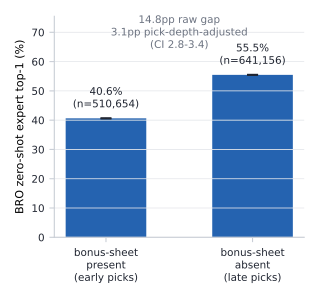

The script that saved this image:
#!/usr/bin/env python3
"""BRO bonus-sheet diagnostic: zero-shot top-1 with vs. without a bonus-sheet
card in the pack.

Reads the tracked paper/data/bro_diagnostics.json mirror (emitted from
scripts/eval_bro_transfer_analysis.py output) and writes bro_diagnostics.pdf
next to this script. Headless by construction (Agg backend). No hand-typed
numbers.

Usage: python3 paper/figures/bro_diagnostics.py [--report PATH]
"""

import argparse
import json
from pathlib import Path

import matplotlib

matplotlib.use("Agg")
import matplotlib.pyplot as plt  # noqa: E402

HERE = Path(__file__).resolve().parent
DEFAULT_REPORT = HERE.parent / "data" / "bro_diagnostics.json"

BAR = "#2563b0"
INK = "#1f2430"
MUTED = "#6b7280"


def main():
    ap = argparse.ArgumentParser(description=__doc__)
    ap.add_argument("--report", type=Path, default=DEFAULT_REPORT)
    args = ap.parse_args()

    report = json.loads(Path(args.report).read_text())
    bonus = report["bonus_slice"]
    strat = report["bonus_slice_stratified_gap"]
    labels = ["bonus-sheet\npresent\n(early picks)", "bonus-sheet\nabsent\n(late picks)"]
    keys = ["bonus_present", "bonus_absent"]
    ys = [100 * bonus[k]["top1"] for k in keys]
    los = [100 * bonus[k]["top1"] - 100 * bonus[k]["ci"][0] for k in keys]
    his = [100 * bonus[k]["ci"][1] - 100 * bonus[k]["top1"] for k in keys]
    ns = [bonus[k]["n_picks"] for k in keys]

    fig, ax = plt.subplots(figsize=(3.2, 3.0), dpi=200)
    xs = [0, 1]
    ax.bar(xs, ys, width=0.55, color=BAR, yerr=[los, his], capsize=4,
           error_kw={"lw": 1.2, "ecolor": INK})
    for x, y, n in zip(xs, ys, ns):
        ax.annotate(f"{y:.1f}%\n(n={n:,})", xy=(x, y), xytext=(0, 8),
                    textcoords="offset points", ha="center", fontsize=7.5,
                    color=INK)

    ax.set_xticks(xs)
    ax.set_xticklabels(labels, fontsize=8)
    ax.set_ylabel("BRO zero-shot expert top-1 (%)", fontsize=8)
    ax.set_ylim(0, max(ys) + 20)

    diff = 100 * (bonus["bonus_absent"]["top1"] - bonus["bonus_present"]["top1"])
    strat_pt = 100 * strat["point"]
    strat_lo, strat_hi = 100 * strat["ci"][0], 100 * strat["ci"][1]
    ax.annotate(
        f"{diff:.1f}pp raw gap\n{strat_pt:.1f}pp pick-depth-adjusted\n"
        f"(CI {strat_lo:.1f}-{strat_hi:.1f})",
        xy=(0.5, max(ys) + 8), xycoords=("axes fraction", "data"),
        ha="center", va="bottom", fontsize=7.5, color=MUTED)

    ax.grid(True, axis="y", color="#e5e7eb", lw=0.6, zorder=0)
    for side in ("top", "right"):
        ax.spines[side].set_visible(False)
    for side in ("left", "bottom"):
        ax.spines[side].set_color("#c9ced6")
    ax.tick_params(labelsize=7.5, color="#c9ced6", labelcolor=INK)

    fig.tight_layout()
    out = HERE / "bro_diagnostics.pdf"
    fig.savefig(out, metadata={"CreationDate": None, "ModDate": None})
    print(f"wrote {out}")


if __name__ == "__main__":
    main()
